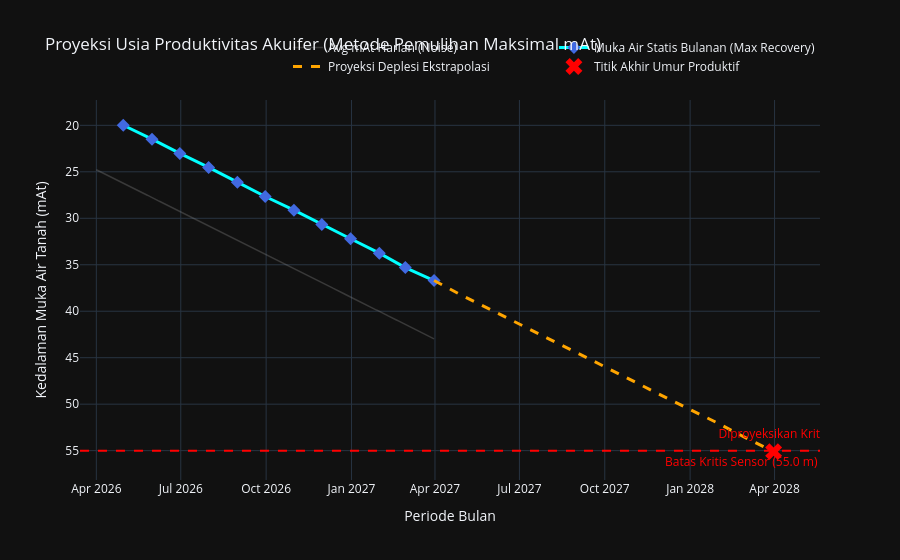

Write notebook code for a chart like this one.
### Code cell
import numpy as np
import pandas as pd
from scipy.stats import linregress
import plotly.graph_objects as go

# 1. Menarik mAt dengan memastikan waktu (Timestamp) ikut dibawa
if 'Timestamp' in df.columns:
    df_mat = df[['Timestamp', 'mAt']].copy()
else:
    # Jika Timestamp kebetulan sudah menjadi index
    df_mat = df[['mAt']].copy() 

# 2. Fungsi Utama
def estimasi_umur_akuifer_tanpa_pompa(df_input, batas_kritis_meter=55.0):
    print("=" * 75)
    print("PROYEKSI ESTIMASI UMUR AKUIFER (HANYA MENGGUNAKAN DATA mAt)")
    print("=" * 75)
    
    df_calc = df_input.copy()
    
    # A. Menangani kolom waktu agar otomatis menjadi Index
    if 'Timestamp' in df_calc.columns:
        if not pd.api.types.is_datetime64_any_dtype(df_calc['Timestamp']):
            df_calc['Timestamp'] = pd.to_datetime(df_calc['Timestamp'])
        df_calc.set_index('Timestamp', inplace=True)
    elif not pd.api.types.is_datetime64_any_dtype(df_calc.index):
        print("ERROR: Time-Series rusak. Tidak ada penanda waktu (Datetime) pada Data.")
        return
        
    df_calc.sort_index(inplace=True)
    
    # B. Agregasi Muka Air Terdangkal (Max Recovery) sebagai Muka Air Statis
    try:
        swl_bulanan = df_calc.resample('ME')['mAt'].min().interpolate(method='linear').dropna()
    except ValueError:
        swl_bulanan = df_calc.resample('M')['mAt'].min().interpolate(method='linear').dropna()

    if len(swl_bulanan) < 3:
        print("Data terlalu singkat! Butuh minimal 3 bulan riwayat untuk melihat tren iklim/deplesi.")
        return
        
    # C. Regresi Linear (Perhitungan Tren Slope)
    x = np.arange(len(swl_bulanan))
    y = swl_bulanan.values
    slope, intercept, r_value, p_value, std_err = linregress(x, y)
    
    deplesi_per_bulan = slope
    mAt_saat_ini = y[-1]
    bulan_terakhir = swl_bulanan.index[-1]
    jarak_kritis = batas_kritis_meter - mAt_saat_ini
    
    print(f"[+] Elevasi Muka Air Statis Terakhir   : {mAt_saat_ini:.2f} meter")
    print(f"[+] Laju Penurunan Air Statis (Deplesi): {deplesi_per_bulan:+.4f} meter / bulan")
    print(f"[+] Sisa Jarak ke Batas Kritis ({batas_kritis_meter}m) : {jarak_kritis:.2f} meter")
    
    TTF_bulan = None
    if deplesi_per_bulan <= 0.01:
        print("\n=> STATUS: AKUIFER LESTARI (SUSTAINABLE)")
    elif jarak_kritis <= 0:
        print(f"\n=> STATUS: KRITIS! Muka air telah merosot melewati batas kritis ({batas_kritis_meter}m).")
    else:
        TTF_bulan = jarak_kritis / deplesi_per_bulan
        TTF_tahun = TTF_bulan / 12
        tanggal_kritis = bulan_terakhir + pd.DateOffset(months=int(TTF_bulan))
        print(f"\n=> ESTIMASI SISA UMUR PRODUKTIF        : {TTF_bulan:.1f} Bulan (~{TTF_tahun:.1f} Tahun)")
        print(f"=> PROYEKSI AKUIFER SENTUH BATAS KRITIS: {tanggal_kritis.strftime('%B %Y')}")
    print("=" * 75)
    
    # D. VISUALISASI HASIL DENGAN PLOTLY
    fig = go.Figure()
    
    # Trace 1: Grafik mAt harian (Sebagai awan data / Noise belakang)
    df_daily = df_calc.resample('D')['mAt'].mean()
    fig.add_trace(go.Scatter(
        x=df_daily.index, y=df_daily.values,
        mode='lines', line=dict(color='rgba(150, 150, 150, 0.3)', width=1.5),
        name='Avg mAt Harian (Noise)'
    ))
    
    # Trace 2: Grafik Puncak Pemulihan Bulanan (Tren Utama)
    fig.add_trace(go.Scatter(
        x=swl_bulanan.index, y=swl_bulanan.values,
        mode='lines+markers', line=dict(color='cyan', width=3),
        marker=dict(size=10, color='royalblue', symbol='diamond'),
        name='Muka Air Statis Bulanan (Max Recovery)'
    ))
    
    # Trace 3: Garis Ekstrapolasi Linier (Masa Depan)
    if deplesi_per_bulan > 0.01 and TTF_bulan is not None:
        future_months = int(min(TTF_bulan + 2, 120)) 
        future_x = np.arange(len(swl_bulanan), len(swl_bulanan) + future_months)
        future_y = intercept + (slope * future_x)
        future_dates = [bulan_terakhir + pd.DateOffset(months=i) for i in range(1, future_months+1)]
        
        # Potong titik array proyeksi saat menyentuh zona maut
        stop_idx = np.searchsorted(future_y, batas_kritis_meter)
        if stop_idx < len(future_y):
            future_dates = future_dates[:stop_idx+1]
            future_y = future_y[:stop_idx+1]
            
        proyeksi_dates = [swl_bulanan.index[-1]] + future_dates
        proyeksi_y = [swl_bulanan.values[-1]] + future_y.tolist()
        
        fig.add_trace(go.Scatter(
            x=proyeksi_dates, y=proyeksi_y,
            mode='lines', line=dict(color='orange', width=3, dash='dash'),
            name='Proyeksi Deplesi Ekstrapolasi' 
        ))
        
        # Penanda silang merah saat sumur mati
        fig.add_trace(go.Scatter(
            x=[proyeksi_dates[-1]], y=[proyeksi_y[-1]],
            mode='markers+text', marker=dict(color='red', size=15, symbol='x'),
            text=["Diproyeksikan Kritis"], textposition="top center",
            textfont=dict(color='red'), name='Titik Akhir Umur Produktif'
        ))
        
    # Trace 4: Batas Merah Geometri Sumur/Sensor
    fig.add_hline(
        y=batas_kritis_meter, line_dash='dash', line_color='red', line_width=2,
        annotation_text=f"Batas Kritis Sensor ({batas_kritis_meter} m)",
        annotation_position="bottom right", annotation_font_color='red'
    )
    
    # Sumbu Y Inverted (Kedalaman 0 di atas) & Theme Dark Mode
    fig.update_layout(
        title='Proyeksi Usia Produktivitas Akuifer (Metode Pemulihan Maksimal mAt)',
        xaxis_title='Periode Bulan', yaxis_title='Kedalaman Muka Air Tanah (mAt)',
        template='plotly_dark', hovermode="x unified",
        legend=dict(orientation="h", yanchor="bottom", y=1.05, xanchor="right", x=1)
    )
    fig.update_yaxes(autorange="reversed") 
    
    fig.show()

# 3. Panggil Fungsi dengan df_mat murni
estimasi_umur_akuifer_tanpa_pompa(df_mat, batas_kritis_meter=55.0)

### Figure 1 — Plotly figure (JSON) as saved in the notebook; plotly's stock layout.template omitted (floating-point values rounded to 4 significant figures; data arrays with more than 128 entries replaced by an {"elided": "..."} marker saying what was removed)
{"data": [{"line": {"color": "rgba(150, 150, 150, 0.3)", "width": 1.5}, "mode": "lines", "name": "Avg mAt Harian (Noise)", "type": "scatter", "x": {"elided": "365 str values"}, "y": {"elided": "365 float values"}}, {"line": {"color": "cyan", "width": 3}, "marker": {"color": "royalblue", "size": 10, "symbol": "diamond"}, "mode": "lines+markers", "name": "Muka Air Statis Bulanan (Max Recovery)", "type": "scatter", "x": ["2026-04-30T00:00:00", "2026-05-31T00:00:00", "2026-06-30T00:00:00", "2026-07-31T00:00:00", "2026-08-31T00:00:00", "2026-09-30T00:00:00", "2026-10-31T00:00:00", "2026-11-30T00:00:00", "2026-12-31T00:00:00", "2027-01-31T00:00:00", "2027-02-28T00:00:00", "2027-03-31T00:00:00"], "y": [19.99, 21.48, 23.02, 24.52, 26.11, 27.66, 29.13, 30.67, 32.2, 33.76, 35.3, 36.7]}, {"line": {"color": "orange", "dash": "dash", "width": 3}, "mode": "lines", "name": "Proyeksi Deplesi Ekstrapolasi", "type": "scatter", "x": ["2027-03-31T00:00:00", "2027-04-30T00:00:00", "2027-05-31T00:00:00", "2027-06-30T00:00:00", "2027-07-31T00:00:00", "2027-08-31T00:00:00", "2027-09-30T00:00:00", "2027-10-31T00:00:00", "2027-11-30T00:00:00", "2027-12-31T00:00:00", "2028-01-31T00:00:00", "2028-02-29T00:00:00", "2028-03-31T00:00:00"], "y": [36.7, 38.31, 39.83, 41.36, 42.89, 44.42, 45.94, 47.47, 49.0, 50.52, 52.05, 53.58, 55.11]}, {"marker": {"color": "red", "size": 15, "symbol": "x"}, "mode": "markers+text", "name": "Titik Akhir Umur Produktif", "text": ["Diproyeksikan Kritis"], "textfont": {"color": "red"}, "textposition": "top center", "type": "scatter", "x": ["2028-03-31T00:00:00"], "y": [55.11]}], "layout": {"annotations": [{"font": {"color": "red"}, "showarrow": false, "text": "Batas Kritis Sensor (55.0 m)", "x": 1, "xanchor": "right", "xref": "x domain", "y": 55, "yanchor": "top", "yref": "y"}], "hovermode": "x unified", "legend": {"orientation": "h", "x": 1, "xanchor": "right", "y": 1.05, "yanchor": "bottom"}, "shapes": [{"line": {"color": "red", "dash": "dash", "width": 2}, "type": "line", "x0": 0, "x1": 1, "xref": "x domain", "y0": 55, "y1": 55, "yref": "y"}], "title": {"text": "Proyeksi Usia Produktivitas Akuifer (Metode Pemulihan Maksimal mAt)"}, "xaxis": {"title": {"text": "Periode Bulan"}}, "yaxis": {"autorange": "reversed", "title": {"text": "Kedalaman Muka Air Tanah (mAt)"}}}}
